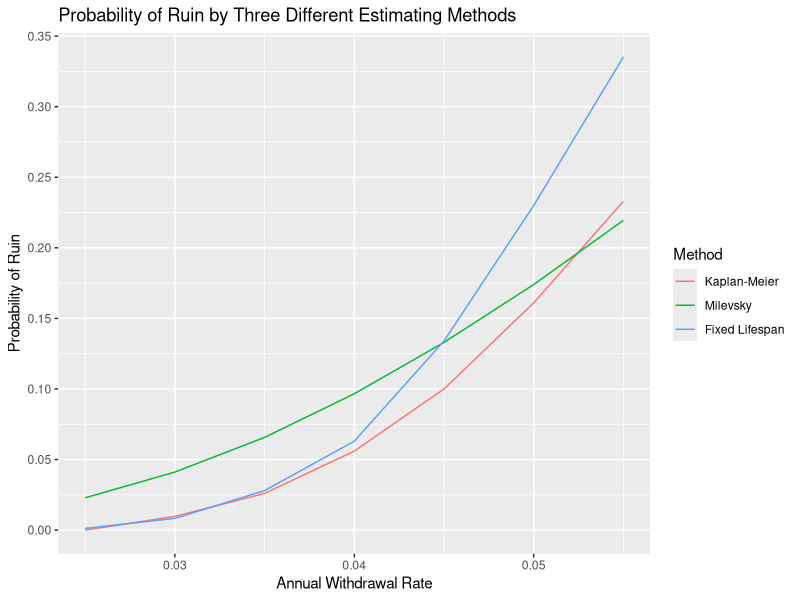

R code for this plot:
#
# Graph Rates of Ruin for Our Cary model, Milevsky Formulw, Bengen-style model
# 

library("reshape2")
library("ggplot2")
withdraw <- c(.025,.03,.035,.04,.045,.05,.055)
ourModel <- c(0,.0097,.026,.056,.1,.161,.233)
milevsky <- c(.0229,.0411,.0657,.0966,.133,.174,.2195)
bengen <- c(.0012,.0083,.028,.063,.134,.23,.3353)
data <- data.frame(withdraw,ourModel,milevsky,bengen)
names(data) <- c("withdraw","Kaplan-Meier","Milevsky","Fixed Lifespan")

data_long <- melt(data, id="withdraw")  # convert to long format
colnames(data_long) <- c("Annual Withdrawal","Method","pRuin")

print(ggplot(data=data_long,
  aes(x=data_long$`Annual Withdrawal`, y=pRuin, group=data_long$Model,color=Method)) +
  scale_fill_discrete(labels=c("Our Model","Milevsky","Bengen Model")) +
  geom_line() +
  ggtitle("Probability of Ruin by Three Different Estimating Methods") +
  labs(x="Annual Withdrawal Rate", y="Probability of Ruin") +
  
  scale_y_continuous(breaks = seq(0,.5,by = .05)) )

